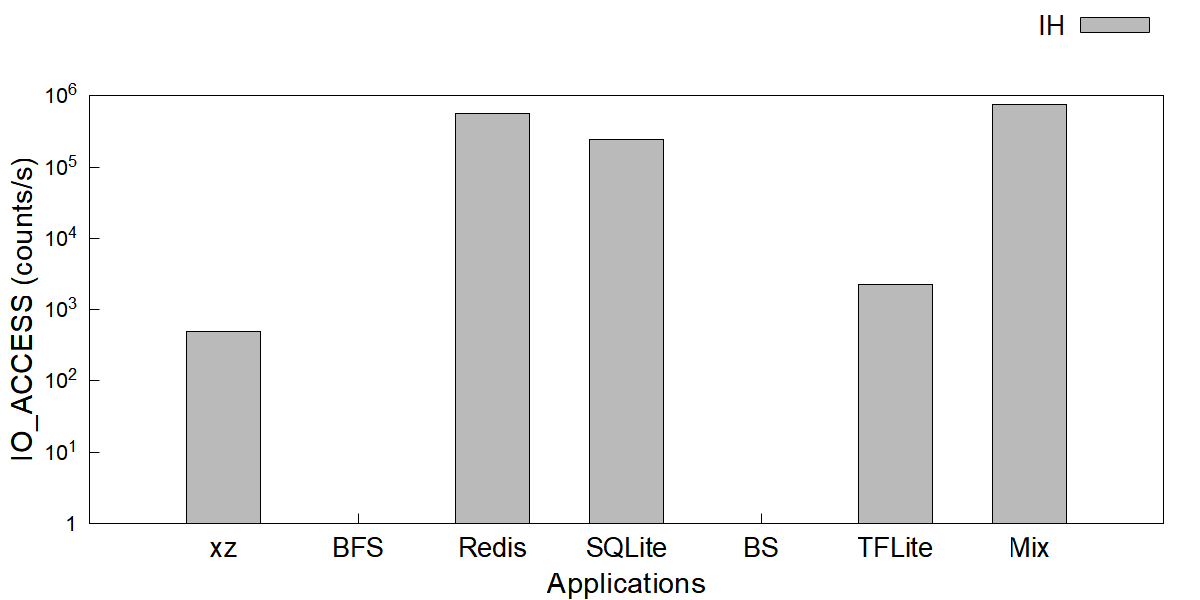

This chart was generated by the following gnuplot code:
# tile_io_access.plt - one counter, one bar per application per data path.
#
# Style mirrors the paper bar charts (image/*.plt): clustered
# bars, Arial 16/22/20, opaque fill with black border, key
# outside top right.  Bars use `with boxes` with explicit
# width and offsets (see tools/gen_fig_plts.py); xrange
# [0:8] centers the 7 application groups.  Full 4-side
# frame (border 15), tics only on left y / bottom x
# (nomirror).  Colors: 2-series figures use #B2172B
# (left, dark) / #F5A682 (right, light); the 3-series
# figure keeps dark gray / light gray / red.
#
# Log y axis: raw counts/s, starts at 1, coarse decade
# tics 1, 10, 100, ... only (10^{%L}, no minor tics);
# the IH series would be invisible on a linear axis.
#
# Data: fig/tile_io_access.dat (raw differenced rates).
#
# Usage: gnuplot fig/tile_io_access.plt   (from the repo root)

set terminal pngcairo size 1200,600 enhanced font 'Arial,16'
set output 'fig/tile_io_access.png'

set ylabel 'IO\_ACCESS (counts/s)' font 'Arial,22'
set xlabel 'Applications' font 'Arial,22'

set style fill solid border -1
set boxwidth 0.55

set yrange [1:1e+06]
set logscale y 10
unset mytics
set format y '10^{%L}'
set ytics add ("1" 1)

set border 15
set ytics nomirror
set xtics nomirror

# xtics anchored at the cluster centers (1..7); the app
# names come from fig/tile_io_access.dat column 1.
set xtics ('xz' 1, 'BFS' 2, 'Redis' 3, 'SQLite' 4, 'BS' 5, 'TFLite' 6, 'Mix' 7) font ',20'
set xrange [0:8]

set tmargin 4
set key outside top right horizontal font 'Arial,20'

C_IH = "#BABABA"

plot 'fig/tile_io_access.dat' using ($0+1):2 with boxes title 'IH' lc rgb C_IH
